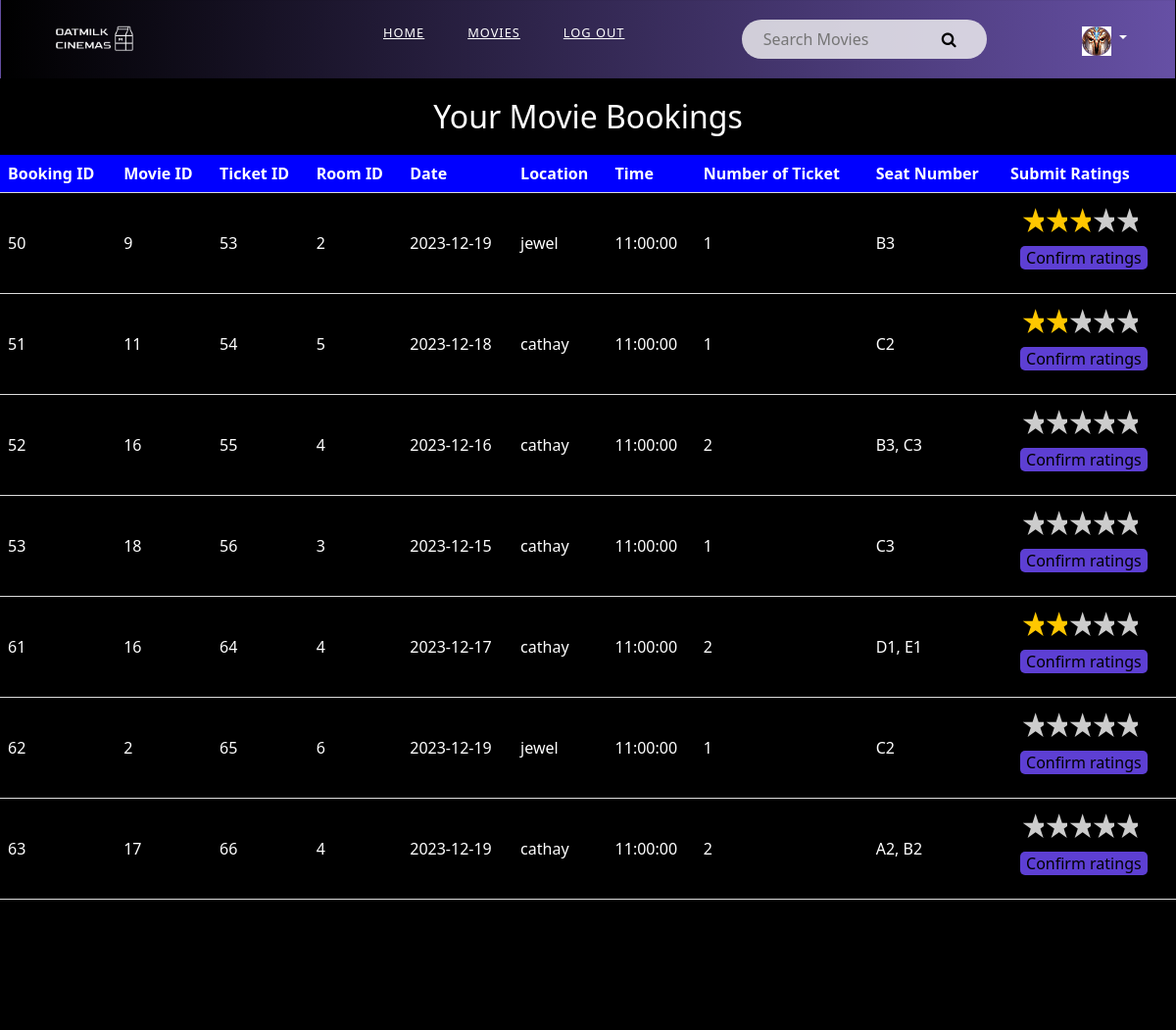
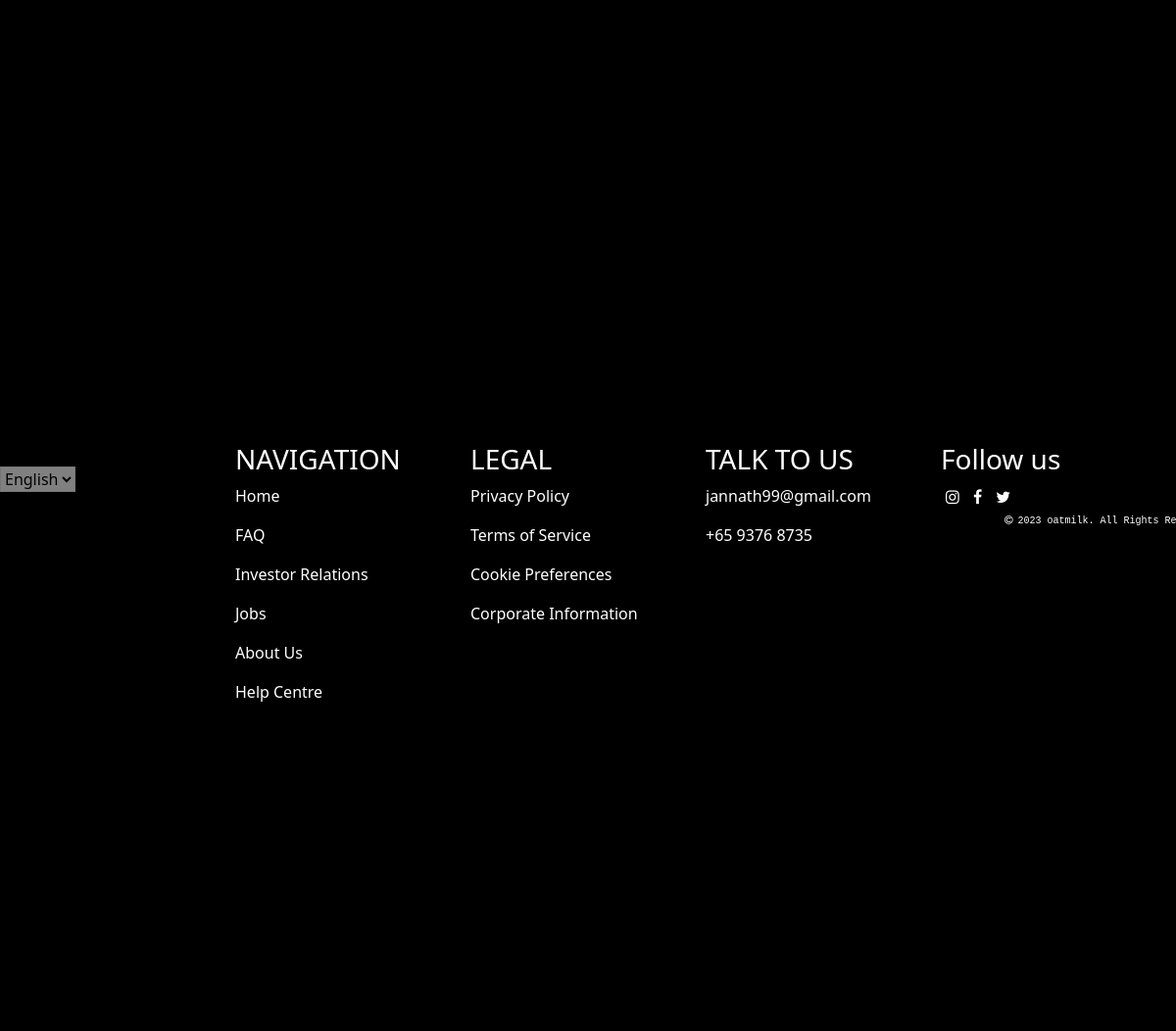
The page /viewBooking.php (signed in) on the database its author committed (2 pictures, top to bottom).
### tables this page shows
CREATE TABLE `booking` (
  `booking_id` int(50) NOT NULL,
  `movie_id` int(50) NOT NULL,
  `ticket_id` int(50) NOT NULL,
  `user_id` int(50) NOT NULL,
  `room_id` int(30) NOT NULL,
  `Date` date NOT NULL,
  `location` varchar(50) NOT NULL,
  `time` time NOT NULL,
  `num_of_ticket` int(30) NOT NULL,
  `seat_num` varchar(50) NOT NULL,
  `review` int(10) NOT NULL
);

### viewBookingController.php (called while the page is built, shortened)
<?php
class viewBookingController
{
  private $conn;
  public function __construct($conn)
  {
    $this->conn = $conn;
  }
  public function getBookingsByUserId($userId)
  {
    $query = "SELECT b.*, m.movie_name FROM booking b
              INNER JOIN movies m ON b.movie_id = m.movie_id
              WHERE b.user_id = ?";
    $stmt = $this->conn->prepare($query);
    $stmt->bind_param("i", $userId);
    $stmt->execute();
    $result = $stmt->get_result();
    $bookings = array();
    while ($row = $result->fetch_assoc()) {
      $bookings[] = $row;
    }
    return $bookings;
  }
}
?>

### viewBooking.php (the view, shortened to what this page needs)
<?php
include("navbar.php");
include("viewBookingController.php");
$bookingController = new viewBookingController($conn);
$user_id = $_SESSION['user_id'];
if ($user_id) {
  $userBookings = $bookingController->getBookingsByUserId($user_id);
  ?>
  <!DOCTYPE html>
  <html>
  <head>
    <link rel="stylesheet" href="homestylesheet.css" />
    <link href="https://cdn.jsdelivr.net/npm/bootstrap@5.2.3/dist/css/bootstrap.min.css" rel="stylesheet"
>
    <link rel="stylesheet" href="https://cdnjs.cloudflare.com/ajax/libs/font-awesome/4.7.0/css/font-awesome.min.css">
  </head>
  <body>
    <div class="header">
      <h2>Your Movie Bookings</h2>
    </div>
    <table class="booking-table">
      <thead>
        <tr>
          <th>Booking ID</th>
          <th>Movie ID</th>
          <th>Ticket ID</th>
          <th>Room ID</th>
          <th>Date</th>
          <th>Location</th>
          <th>Time</th>
          <th>Number of Ticket</th>
          <th>Seat Number</th>
          <th>Submit Ratings</th>
        </tr>
      </thead>
      <tbody>
        <?php foreach ($userBookings as $booking) { ?>
          <tr>
            <td>
              <?php echo $booking['booking_id']; ?>
            </td>
            <td>
              <?php echo $booking['movie_id']; ?>
            </td>
            <td>
              <?php echo $booking['ticket_id']; ?>
            </td>
            <td>
              <?php echo $booking['room_id']; ?>
            </td>
            <td>
              <?php echo $booking['Date']; ?>
            </td>
            <td>
              <?php echo $booking['location']; ?>
            </td>
            <td>
              <?php echo $booking['time']; ?>
            </td>
            <td>
              <?php echo $booking['num_of_ticket']; ?>
            </td>
            <td>
              <?php echo $booking['seat_num']; ?>
            </td>
            <td><form method="post" onsubmit="onSelect(this)"><div class="rate">
            <label for="<?php echo "star5" . $booking['booking_id'] ?>" title="text">5 stars</label>
            <label for="<?php echo "star4" . $booking['booking_id'] ?>" title="text">4 stars</label>
            <label for="<?php echo "star3" . $booking['booking_id'] ?>" title="text">3 stars</label>
            <label for="<?php echo "star2" . $booking['booking_id'] ?>" title="text">2 stars</label>
            <label for="<?php echo "star1" . $booking['booking_id'] ?>" title="text">1 stars</label>
            </div>
            <div>
            <input style = "margin-left: 10px; border:none; border-radius:5px; background-color:#5D3FD3;" name="review" type="submit" value= "Confirm ratings">
            </div>
            </form></td>
          </tr>
        <?php } ?>
      </tbody>
    </table>
  </body>
  </html>
  <?php
} else {
  echo "User ID not found.";
}
?>
 <?php include("footer.php");?>

### homestylesheet.css (style rules this page uses)
body { background-size:cover; height: 100vh; background-position: center; color:#f2f2f2; background-color: black; }
* { box-sizing: border-box; }

### viewBooking.php (style rules this page uses)
body { background-color: black; color: white; }
.header { text-align: center; margin-top: 100px; }
.booking-table { width: 100%; margin-top: 20px; }
.booking-table th, .booking-table td { padding: 8px; text-align: left; border-bottom: 1px solid #ddd; }
.booking-table th { background-color: blue; color: white; }
.rate { float: left; height: 46px; padding: 0 10px; }
.rate:not(:checked) > label { float: right; width: 1.5rem; overflow: hidden; white-space: nowrap; cursor: pointer; font-size: 30px; color: #ccc; }
.rate:not(:checked) > label:before { content: '★ '; }
.rate > input:checked ~ label { color: #FFC700; }

### rows shown on the page
booking: booking_id "50", movie "9", ticket "53", room "2", Date "2023-12-19", location "jewel", time "11:00:00", num_of_ticket "1", seat_num "B3"
booking: booking_id "51", movie "11", ticket "54", room "5", Date "2023-12-18", location "cathay", time "11:00:00", num_of_ticket "1", seat_num "C2"
booking: booking_id "52", movie "16", ticket "55", room "4", Date "2023-12-16", location "cathay", time "11:00:00", num_of_ticket "2", seat_num "B3, C3"
booking: booking_id "53", movie "18", ticket "56", room "3", Date "2023-12-15", location "cathay", time "11:00:00", num_of_ticket "1", seat_num "C3"
booking: booking_id "61", movie "16", ticket "64", room "4", Date "2023-12-17", location "cathay", time "11:00:00", num_of_ticket "2", seat_num "D1, E1"
booking: booking_id "62", movie "2", ticket "65", room "6", Date "2023-12-19", location "jewel", time "11:00:00", num_of_ticket "1", seat_num "C2"
booking: booking_id "63", movie "17", ticket "66", room "4", Date "2023-12-19", location "cathay", time "11:00:00", num_of_ticket "2", seat_num "A2, B2"
